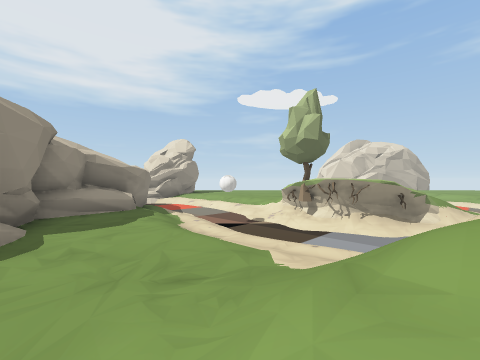
view 1 (above)

19 first-person views from a walk through a 3-D level made in the Unity game engine. The camera is 1.4 m above the floor, looks level and sees 90° across. The floor is counted in squares, 2 m on a side. Each view is taken from the middle of a square. On the plan, view 1 faces up. The plan holds only what a view shows up to about 9 squares ahead; the rest is blank. The place goes on beyond the plan. The player character is not drawn. Some surface patterns are stand-ins.

view 2
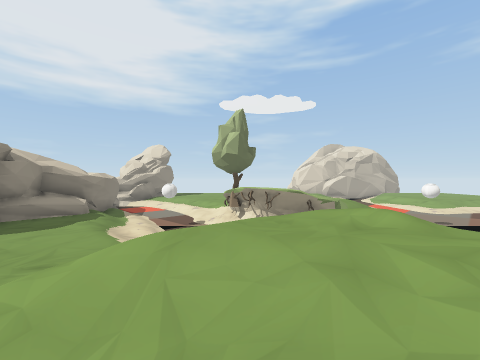

view 3
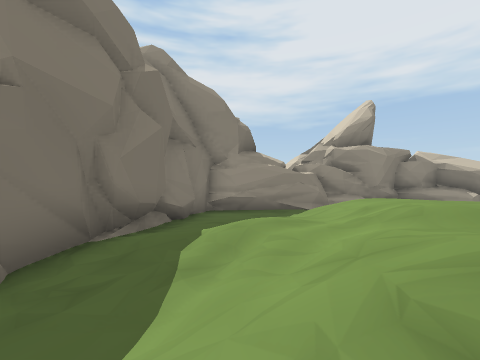

view 4
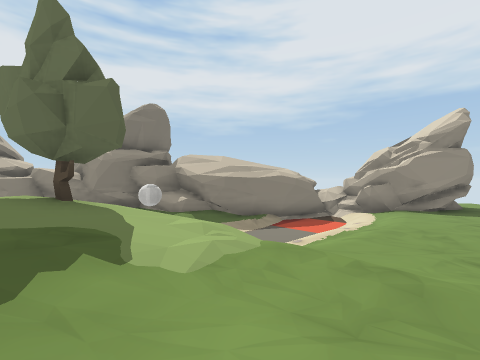

view 5
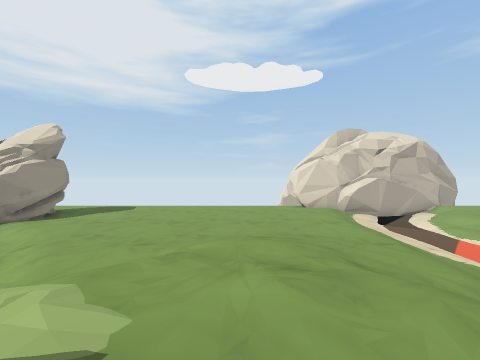

view 6
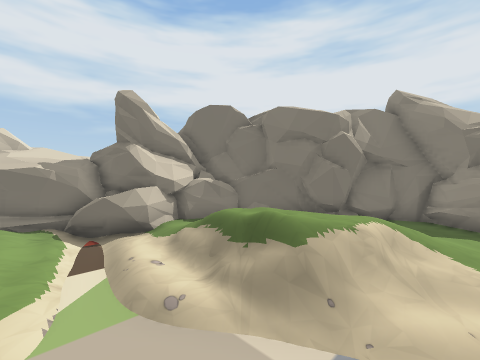

view 7
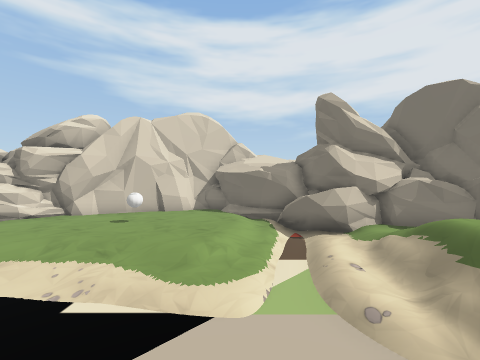

view 8
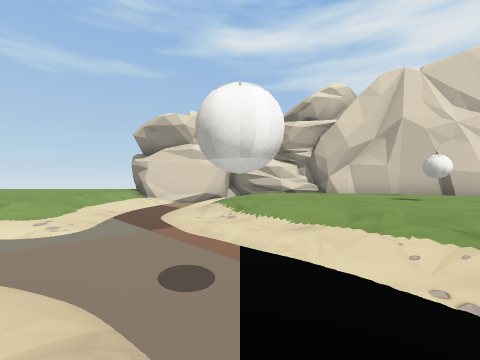

view 9
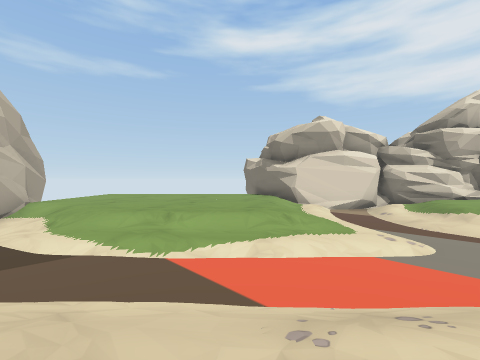

view 10
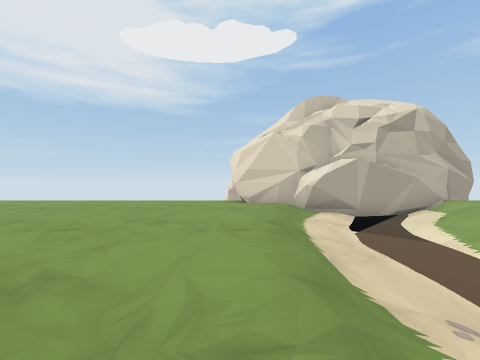

view 11
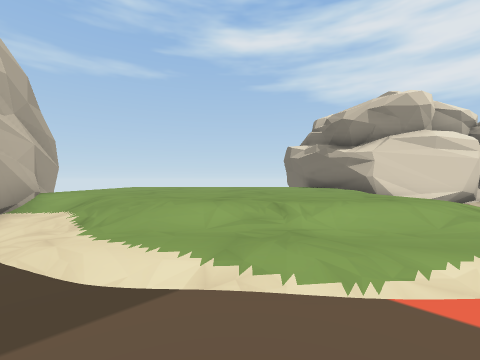

view 12
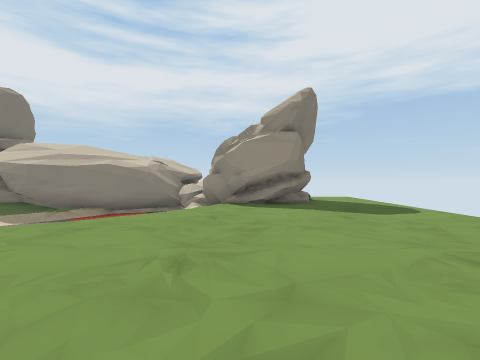

view 13
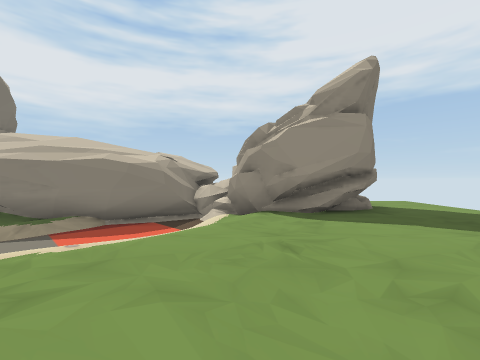

view 14
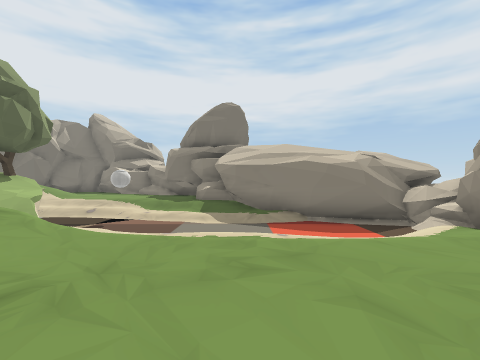

view 15
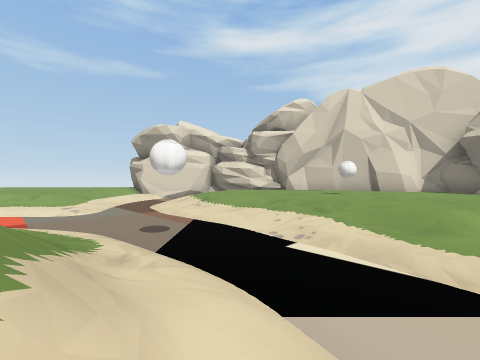

view 16
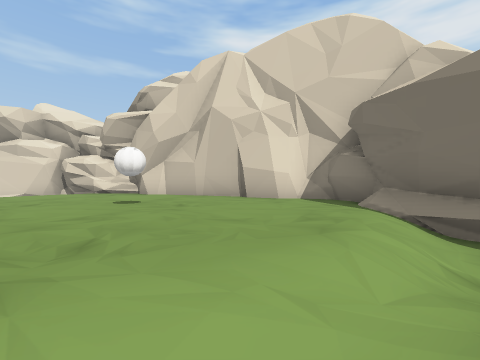

view 17
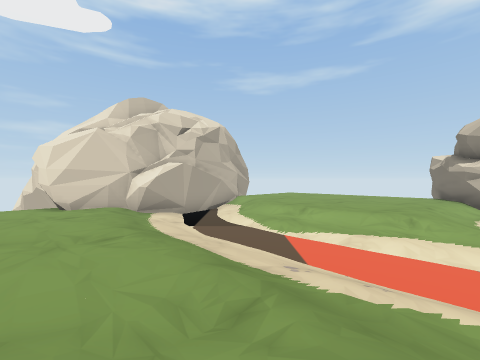

view 18
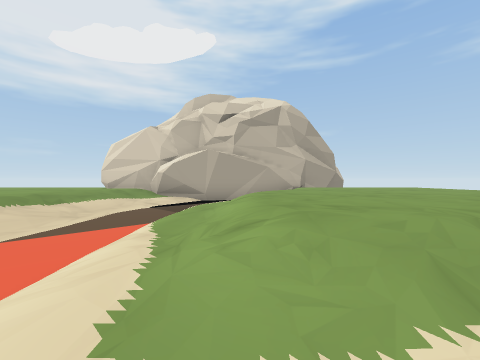

view 19
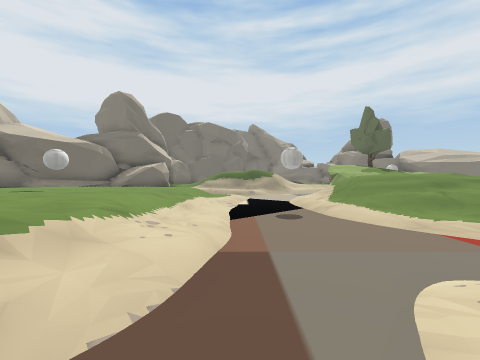

### Floor plan
Key: @ floor where view 1 was taken; # wall or solid block; . main floor; : floor 0.25 m higher than the main floor; - floor 0.25 m lower than the main floor; + floor 0.5 m higher than the main floor; _ floor 0.5 m lower than the main floor; * floor 0.75 m higher than the main floor; < floor 0.75 m lower than the main floor; % floor 1 m higher than the main floor; ( floor 1 m lower than the main floor; & floor 1.25 m higher than the main floor; $ floor 1.5 m higher than the main floor; / step, stairs or slope; = window, fence, low wall or low ledge; ~ liquid the walk can cross; ≈ liquid the walk keeps out of; ^ raised ledge; T tree; B ball.
Columns run from 8 left of view 1 to 18 right of it. Each row starts with its distance up from view 1.
 20                #    #####
 19    ............######</....
 18    .............._<~</.....
 17     #...........-_~~_......
 16     ##........../<~</......
 15     ##..........-<~_-......
 14   ###-..........-<~_/......
 13 ^^=////.........-<~_/......
 12 ^^##≈~/-....::.._<~_/.....#
 11    ##≈~/-..:*+:._<~<____-##
 10     #(≈~_//**+:._<≈<<~~</#
  9     #_(~<//****._(≈≈~~~~~#
  8     #/_~~<%%%**/_≈≈~<___/#
  7     #^/<~~T$&%//~≈~</..-_#
  6    ##./_~~<////~~~//....##
  5    #...-/~≈~~ ≈≈~/-.....#
  4    ##...__(≈≈≈~<_/......#
  3     # ...-///~~</...B..##
  2     ##...////_/<_......#
  1      #../%&&//-~_-....##
  0      #..@/*/&/-/~_....#
 -1      ##..:////._##_//##
 -2       #..:+.. .#######
 -3       #####/.###
 -4           ###

Where each view was taken, in squares from view 1:
view 1: 0 up, 0 right, facing up
view 2: 1 down, 2 right, facing up
view 3: 1 down, 5 right, facing left
view 4: 9 up, 5 right, facing left
view 5: 7 up, 4 right, facing up
view 6: 6 up, 4 right, facing down
view 7: 6 up, 4 right, facing down-right
view 8: 7 up, 7 right, facing right
view 9: 13 up, 7 right, facing right
view 10: 11 up, 7 right, facing up
view 11: 15 up, 9 right, facing right
view 12: 15 up, 4 right, facing left
view 13: 14 up, 2 right, facing left
view 14: 14 up, 2 right, facing down-left
view 15: 6 up, 5 right, facing right
view 16: 1 up, 8 right, facing right
view 17: 11 up, 6 right, facing up-right
view 18: 10 up, 12 right, facing up
view 19: 10 up, 13 right, facing down-left
